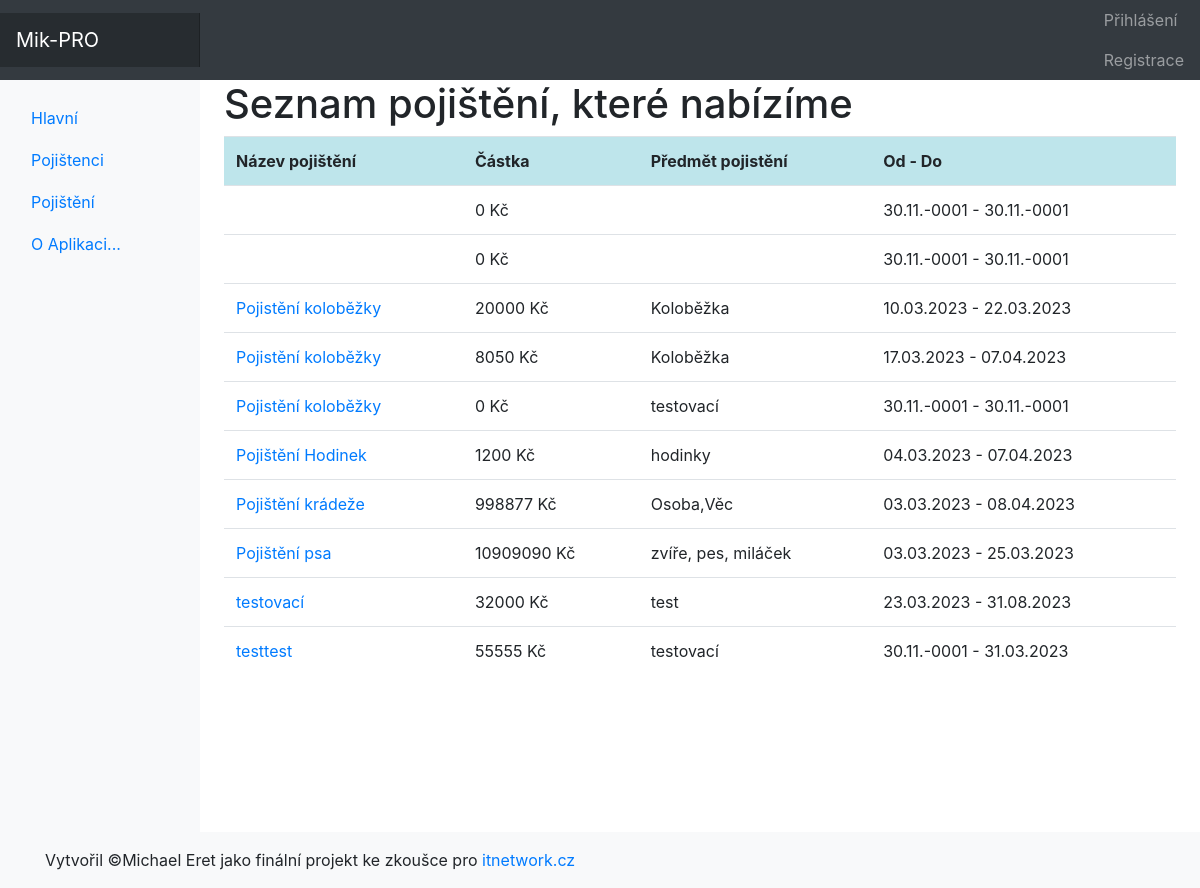
Page /pojisteni on the committed database.
### tables this page shows
CREATE TABLE `pojisteni` (
  `id_pojisteni` int(11) NOT NULL,
  `id_pojistnika` int(11) DEFAULT NULL,
  `nazev` varchar(255) NOT NULL,
  `castka` int(11) NOT NULL,
  `predmet` varchar(255) NOT NULL,
  `platnost_od` date NOT NULL,
  `platnost_do` date NOT NULL
);

### index.php (called while the page is built, shortened)
<?php
$smerovac = new SmerovacKontroler();
$smerovac->zpracuj(array($_SERVER['REQUEST_URI']));
$smerovac->vypisPohled();

### kontrolery/PojisteniKontroler.php (called while the page is built, shortened)
<?php
class PojisteniKontroler extends Kontroler
{
    public function zpracuj(array $parametry): void
    {
        $spravcePojisteni = new SpravcePojisteni();
        if (!empty($parametry[0])) {
            $pojistka = $spravcePojisteni->detailPojistka($parametry[0]);
            $this->data['nazev'] = $pojistka['nazev'];
            $this->data['castka'] = $pojistka['castka'];
            $this->data['predmet'] = $pojistka['predmet'];
            $this->data['platnost_od'] = date('d.m.Y', strtotime($pojistka['platnost_od']));
            $this->data['platnost_do'] = date('d.m.Y', strtotime($pojistka['platnost_do']));
            $this->pohled = 'pojistka';
        } else {
            $pojisteni = $spravcePojisteni->vypisAllPojisteni();
        }
    }
}

### modely/Db.php (called while the page is built, shortened)
<?php
class Db {
    private static $spojeni;
    private static array $nastaveni = array(
		PDO::ATTR_ERRMODE => PDO::ERRMODE_EXCEPTION,
		PDO::MYSQL_ATTR_INIT_COMMAND => "SET NAMES utf8",
		PDO::ATTR_EMULATE_PREPARES => false,
	);
    public static function pripoj(string $host, string $uzivatel, string $heslo, string $databaze) : void
    {
		if (!isset(self::$spojeni)) {
			self::$spojeni = @new PDO(
				"mysql:host=$host;dbname=$databaze",
				$uzivatel,
				$heslo,
				self::$nastaveni
			);
		}
	}
    public static function dotazVsechny(string $dotaz, array $parametry = array()) : array|bool
    {
		$navrat = self::$spojeni->prepare($dotaz);
		$navrat->execute($parametry);
		return $navrat->fetchAll();
	}
}

### modely/SpravcePojisteni.php (called while the page is built, shortened)
<?php
class SpravcePojisteni
{
    public function vypisAllPojisteni(): array
    {
        return Db::dotazVsechny('
        SELECT id_pojisteni, nazev, castka, predmet, platnost_od, platnost_do
        FROM pojisteni
        ORDER BY nazev
        ');
    }
}

### kontrolery/SmerovacKontroler.php (called while the page is built, shortened)
<?php
class SmerovacKontroler extends Kontroler
{
    protected Kontroler $kontroler;
    private function pomlckyDOVelbloudiNotace(string $text): string
    {
        $veta = str_replace('-', ' ', $text);
        $veta = ucwords($veta);
        $veta = str_replace(' ', '', $veta);
        return $veta;
    }
    private function parsujURL(string $url): array
    {
        $naparsovanaURL = parse_url($url);
        $naparsovanaURL["path"] = ltrim($naparsovanaURL["path"], "/");
        $naparsovanaURL["path"] = trim($naparsovanaURL["path"]);
        $rozdelenaCesta = explode("/", $naparsovanaURL["path"]);
        return $rozdelenaCesta;
    }
    public function zpracuj(array $parametry): void
    {
        $naparsovanaURL = $this->parsujURL($parametry[0]);
        $tridaKontroleru = $this->pomlckyDOVelbloudiNotace(array_shift($naparsovanaURL)) . 'Kontroler';
        if (file_exists('kontrolery/' . $tridaKontroleru . '.php')) {
            $this->kontroler = new $tridaKontroleru;
        } else {
            $this->presmeruj('chyba');
        }
        $this->kontroler->zpracuj($naparsovanaURL);
    }
}

### pohledy/pojisteni.phtml (the view, shortened to what this page needs)
<h1>Seznam pojištění, které nabízíme</h1>
<table class="table table-hover">
    <tr class="table-info">
        <th>Název pojištění</th>
        <th>Částka</th>
        <th>Předmět pojistění</th>
        <th>Od - Do</th>
    </tr>
        <?php foreach ($pojisteni as $pojistka) : ?>
    <tr>
        <td><a href="pojisteni/<?= htmlspecialchars($pojistka['id_pojisteni']) ?>"><?= htmlspecialchars($pojistka['nazev']) ?></a></td>
        <td><?= htmlspecialchars($pojistka['castka']). ' Kč' ?></td>
        <td><?= htmlspecialchars($pojistka['predmet']) ?></td>
        <td><?= htmlspecialchars(date('d.m.Y', strtotime($pojistka['platnost_od']))) . ' - ' . htmlspecialchars(date('d.m.Y', strtotime($pojistka['platnost_do']))) ?></td>
    </tr>
    <?php endforeach ?>
</table>

### rows in the picture
pojisteni: castka "0", platnost_od "30.11.-0001", platnost_do "30.11.-0001"
pojisteni: castka "0", platnost_od "30.11.-0001", platnost_do "30.11.-0001"
pojisteni: nazev "Pojistění koloběžky", castka "20000", predmet "Koloběžka", platnost_od "10.03.2023", platnost_do "22.03.2023"
pojisteni: nazev "Pojistění koloběžky", castka "8050", predmet "Koloběžka", platnost_od "17.03.2023", platnost_do "07.04.2023"
pojisteni: nazev "Pojistění koloběžky", castka "0", predmet "testovací", platnost_od "30.11.-0001", platnost_do "30.11.-0001"
pojisteni: nazev "Pojištění Hodinek", castka "1200", predmet "hodinky", platnost_od "04.03.2023", platnost_do "07.04.2023"
pojisteni: nazev "Pojištění krádeže", castka "998877", predmet "Osoba,Věc", platnost_od "03.03.2023", platnost_do "08.04.2023"
pojisteni: nazev "Pojištění psa", castka "10909090", predmet "zvíře, pes, miláček", platnost_od "03.03.2023", platnost_do "25.03.2023"
pojisteni: nazev "testovací", castka "32000", predmet "test", platnost_od "23.03.2023", platnost_do "31.08.2023"
pojisteni: nazev "testtest", castka "55555", predmet "testovací", platnost_od "30.11.-0001", platnost_do "31.03.2023"
